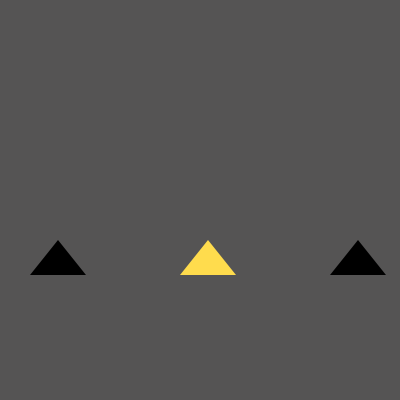
Frame 1 (no input)
Frame 60 (the mouse pressed at the canvas centre just before this capture): blank canvas, image omitted
Frame 120 (the mouse held since frame 60 and released just before this capture): blank canvas, image omitted

The Processing sketch that drew this single still picture (run headless with seeded random() and noise(); from frame 60 on, the mouse is pressed at the canvas centre):

// Processing sketch: processing_121285
// ── processing_121285.pde

float counter = 0;
 
void setup()
{
  size(400, 400);
  colorMode(HSB, 360, 100, 100);
}
 
void draw()
{
  background(#555454);
 
  translate(height/2,width/2);
 
  pushMatrix();
  translate(-50, sin(counter)*300);
  noStroke();
  fill(#FFDC4D);
  triangle(30, 75, 58, 40, 86, 75);
  popMatrix();
  
  pushMatrix();
  fill(0);
  translate(-200, sin(counter)*500);
  noStroke();
  triangle(30, 75, 58, 40, 86, 75);
  popMatrix();
  
  
    pushMatrix();
  translate(100, sin(counter)*500);
  noStroke();
  triangle(30, 75, 58, 40, 86, 75);
  popMatrix();
 

  counter += 0.01;
  
  
}
